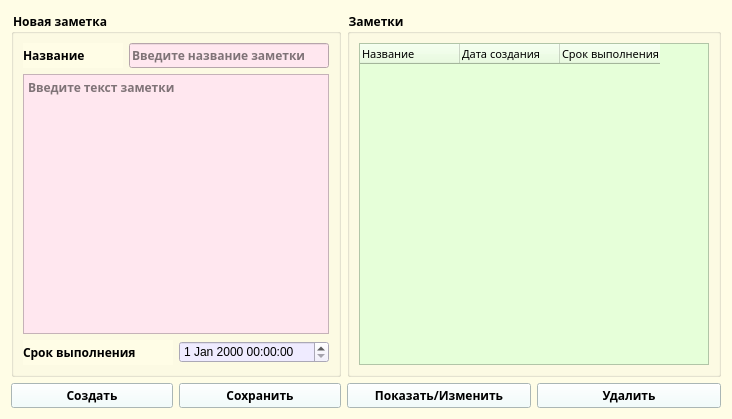
<?xml version="1.0" encoding="UTF-8"?>
<ui version="4.0">
 <class>Form</class>
 <widget class="QWidget" name="Form">
  <property name="geometry">
   <rect>
    <x>0</x>
    <y>0</y>
    <width>728</width>
    <height>419</height>
   </rect>
  </property>
  <property name="windowTitle">
   <string>Form</string>
  </property>
  <property name="autoFillBackground">
   <bool>false</bool>
  </property>
  <property name="styleSheet">
   <string notr="true">background-color: rgb(255, 253, 230);</string>
  </property>
  <layout class="QVBoxLayout" name="verticalLayout_5">
   <item>
    <layout class="QHBoxLayout" name="horizontalLayout_6">
     <item>
      <layout class="QVBoxLayout" name="verticalLayout_4">
       <item>
        <widget class="QGroupBox" name="groupBoxNewNote">
         <property name="font">
          <font>
           <family>Segoe Script</family>
           <bold>true</bold>
          </font>
         </property>
         <property name="title">
          <string>Новая заметка</string>
         </property>
         <layout class="QVBoxLayout" name="verticalLayout">
          <item>
           <layout class="QHBoxLayout" name="horizontalLayout">
            <item>
             <widget class="QLabel" name="label">
              <property name="minimumSize">
               <size>
                <width>100</width>
                <height>25</height>
               </size>
              </property>
              <property name="maximumSize">
               <size>
                <width>200</width>
                <height>25</height>
               </size>
              </property>
              <property name="font">
               <font>
                <family>Segoe Script</family>
                <bold>true</bold>
               </font>
              </property>
              <property name="text">
               <string>Название</string>
              </property>
             </widget>
            </item>
            <item>
             <widget class="QLineEdit" name="lineEdit">
              <property name="minimumSize">
               <size>
                <width>200</width>
                <height>25</height>
               </size>
              </property>
              <property name="maximumSize">
               <size>
                <width>200</width>
                <height>25</height>
               </size>
              </property>
              <property name="font">
               <font>
                <family>Segoe Script</family>
                <bold>true</bold>
               </font>
              </property>
              <property name="styleSheet">
               <string notr="true">background-color: rgb(241, 238, 255);
background-color: rgb(255, 231, 239);</string>
              </property>
              <property name="placeholderText">
               <string>Введите название заметки</string>
              </property>
             </widget>
            </item>
           </layout>
          </item>
          <item>
           <widget class="QTextEdit" name="textEdit">
            <property name="font">
             <font>
              <family>Segoe Script</family>
              <bold>true</bold>
             </font>
            </property>
            <property name="styleSheet">
             <string notr="true">background-color: rgb(255, 231, 239);</string>
            </property>
            <property name="placeholderText">
             <string>Введите текст заметки</string>
            </property>
           </widget>
          </item>
          <item>
           <layout class="QHBoxLayout" name="horizontalLayout_3">
            <item>
             <widget class="QLabel" name="labeDeadLine">
              <property name="minimumSize">
               <size>
                <width>100</width>
                <height>25</height>
               </size>
              </property>
              <property name="maximumSize">
               <size>
                <width>250</width>
                <height>25</height>
               </size>
              </property>
              <property name="font">
               <font>
                <family>Segoe Script</family>
                <bold>true</bold>
                <underline>false</underline>
               </font>
              </property>
              <property name="text">
               <string>Срок выполнения</string>
              </property>
             </widget>
            </item>
            <item>
             <widget class="QDateTimeEdit" name="dateTimeEdit">
              <property name="styleSheet">
               <string notr="true">background-color: rgb(239, 235, 255);</string>
              </property>
             </widget>
            </item>
           </layout>
          </item>
         </layout>
        </widget>
       </item>
       <item>
        <layout class="QHBoxLayout" name="horizontalLayout_5">
         <item>
          <widget class="QPushButton" name="pushButtonCreate">
           <property name="font">
            <font>
             <family>Segoe Script</family>
             <bold>true</bold>
            </font>
           </property>
           <property name="autoFillBackground">
            <bool>false</bool>
           </property>
           <property name="styleSheet">
            <string notr="true">background-color: rgb(238, 255, 254);
border-color: rgb(93, 101, 255);</string>
           </property>
           <property name="text">
            <string>Создать</string>
           </property>
          </widget>
         </item>
         <item>
          <widget class="QPushButton" name="pushButtonSave">
           <property name="font">
            <font>
             <family>Segoe Script</family>
             <bold>true</bold>
            </font>
           </property>
           <property name="styleSheet">
            <string notr="true">background-color: rgb(238, 255, 254);
border-color: rgb(93, 101, 255);</string>
           </property>
           <property name="text">
            <string>Сохранить</string>
           </property>
          </widget>
         </item>
        </layout>
       </item>
      </layout>
     </item>
     <item>
      <layout class="QVBoxLayout" name="verticalLayout_3">
       <item>
        <widget class="QGroupBox" name="groupBoxNotes">
         <property name="font">
          <font>
           <family>Segoe Script</family>
           <bold>true</bold>
          </font>
         </property>
         <property name="title">
          <string>Заметки</string>
         </property>
         <layout class="QVBoxLayout" name="verticalLayout_2">
          <item>
           <widget class="QTableWidget" name="tableWidget">
            <property name="enabled">
             <bool>true</bool>
            </property>
            <property name="minimumSize">
             <size>
              <width>350</width>
              <height>0</height>
             </size>
            </property>
            <property name="font">
             <font>
              <family>Segoe Script</family>
              <bold>true</bold>
             </font>
            </property>
            <property name="styleSheet">
             <string notr="true">background-color: rgb(230, 255, 217);</string>
            </property>
            <property name="dragEnabled">
             <bool>false</bool>
            </property>
            <column>
             <property name="text">
              <string>Название</string>
             </property>
             <property name="font">
              <font>
               <family>Segoe Script</family>
               <pointsize>8</pointsize>
              </font>
             </property>
             <property name="textAlignment">
              <set>AlignLeading|AlignVCenter</set>
             </property>
             <property name="background">
              <color>
               <red>255</red>
               <green>253</green>
               <blue>230</blue>
              </color>
             </property>
            </column>
            <column>
             <property name="text">
              <string>Дата создания</string>
             </property>
             <property name="font">
              <font>
               <family>Segoe Script</family>
               <pointsize>8</pointsize>
              </font>
             </property>
             <property name="textAlignment">
              <set>AlignLeading|AlignVCenter</set>
             </property>
             <property name="background">
              <color>
               <red>255</red>
               <green>253</green>
               <blue>230</blue>
              </color>
             </property>
            </column>
            <column>
             <property name="text">
              <string>Срок выполнения</string>
             </property>
             <property name="font">
              <font>
               <family>Segoe Script</family>
               <pointsize>8</pointsize>
              </font>
             </property>
             <property name="textAlignment">
              <set>AlignLeading|AlignVCenter</set>
             </property>
             <property name="background">
              <color>
               <red>255</red>
               <green>253</green>
               <blue>230</blue>
              </color>
             </property>
            </column>
           </widget>
          </item>
         </layout>
        </widget>
       </item>
       <item>
        <layout class="QHBoxLayout" name="horizontalLayout_4">
         <item>
          <widget class="QPushButton" name="pushButtonShow">
           <property name="font">
            <font>
             <family>Segoe Script</family>
             <bold>true</bold>
            </font>
           </property>
           <property name="styleSheet">
            <string notr="true">background-color: rgb(238, 255, 254);
border-color: rgb(93, 101, 255);</string>
           </property>
           <property name="text">
            <string>Показать/Изменить</string>
           </property>
          </widget>
         </item>
         <item>
          <widget class="QPushButton" name="pushButtonDelete">
           <property name="font">
            <font>
             <family>Segoe Script</family>
             <bold>true</bold>
            </font>
           </property>
           <property name="styleSheet">
            <string notr="true">background-color: rgb(238, 255, 254);
border-color: rgb(93, 101, 255);</string>
           </property>
           <property name="text">
            <string>Удалить</string>
           </property>
          </widget>
         </item>
        </layout>
       </item>
      </layout>
     </item>
    </layout>
   </item>
  </layout>
 </widget>
 <resources/>
 <connections/>
</ui>
